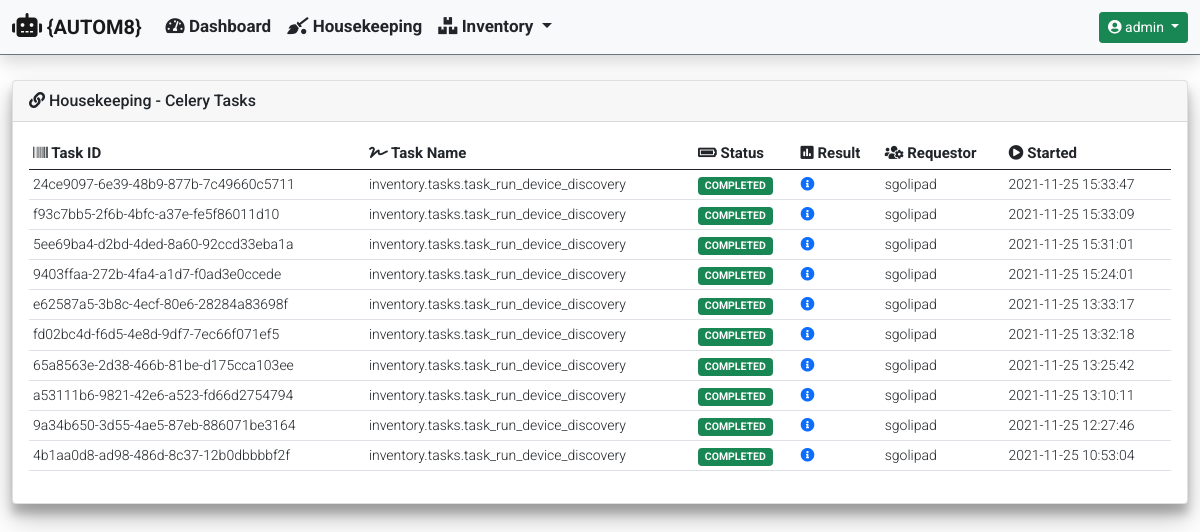
Page /housekeeping/ (signed in) on the earlier database version.
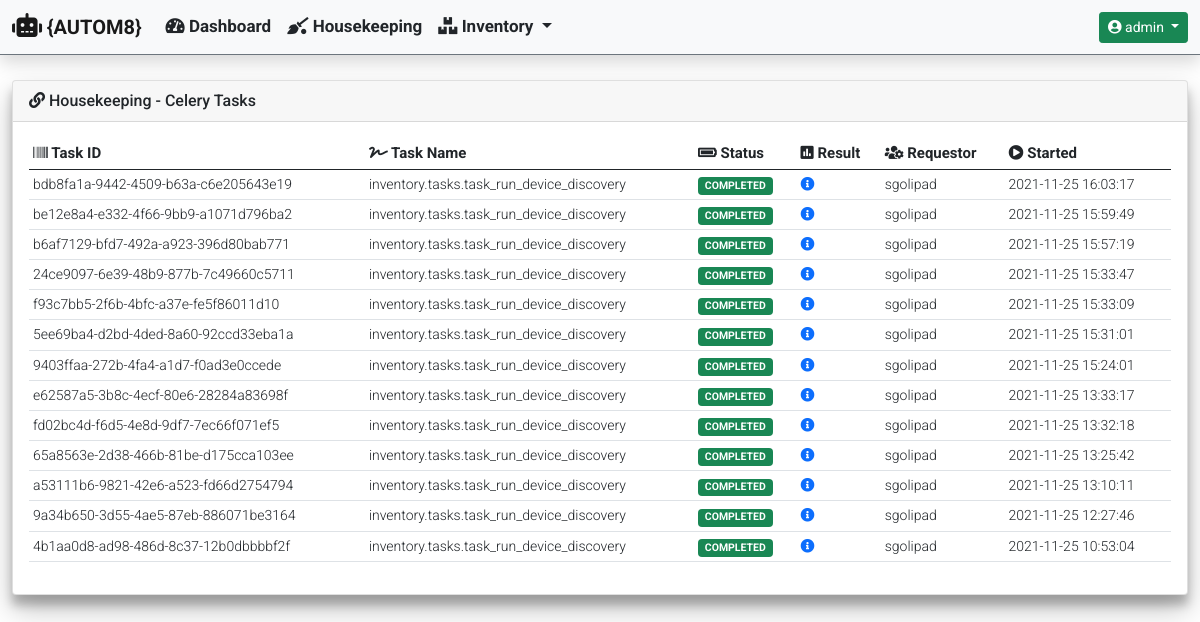
Same page on the later database version.
### housekeeping/models.py (models this page shows)
class CeleryJobResults(models.Model):
    task_id = models.UUIDField(
        primary_key=True,
        default=uuid.uuid4,
        max_length=255
    )
    task_name = models.CharField(max_length=255)
    task_status = models.CharField(max_length=255)
    task_result = models.CharField(max_length=255)
    task_requested_by = models.CharField(max_length=255)
    start_time = models.DateTimeField()

### housekeeping/views.py (the view)
def housekeeping_celery_tasks(request):
    hostname = 'celery@' + str(gethostname())
    tasks = current_app.control.inspect([hostname])
    tasks_list = CeleryJobResults.objects.all().order_by('-start_time')
    context = {
            'title': 'Housekeeping - Celery Tasks',
            'card_header': 'Housekeeping - Celery Tasks',
            'data': {
                'tasks_list': tasks_list
            }
        }
    if tasks.stats():
        data = {
            'celery_information': {
                'celery_statistics': tasks.stats(),
                'registered_tasks': tasks.registered_tasks()[hostname],
                'scheduled_tasks': tasks.scheduled()[hostname],
                'active_tasks': tasks.active()[hostname],
                'reserved_tasks': tasks.reserved()
            }
        }
        context['data'].update(data)
        return render(
            request,
            'housekeeping/housekeeping_celery_tasks.html',
            context
        )
    else:
        return render(
                request,
                'housekeeping/housekeeping_celery_tasks.html',
                context
            )

### templates/housekeeping/housekeeping_celery_tasks.html (shortened to what this page needs)
{% extends "base_template/base.html"%}
{% block content %}
{% if data.tasks_list %}
<div class="col-md-12">
    <div class="table-responsive rounded">
        <table id="celery_completed_tasks" class="table table-hover table-sm" style="width:100%">
            <thead>
                <tr>
                    <th><i class="fas fa-barcode"></i> Task ID</th>
                    <th><i class="fas fa-signature"></i> Task Name</th>
                    <th><i class="fas fa-battery-full"></i> Status</th>
                    <th><i class="fas fa-poll"></i> Result</th>
                    <th><i class="fas fa-users-cog"></i> Requestor</th>
                    <th><i class="fas fa-play-circle"></i> Started</th>
                </tr>
            </thead>
            <tbody>
                {% for completed_task in data.tasks_list %}
                <tr>
                    <td>{{ completed_task.task_id }}</td>
                    <td>{{ completed_task.task_name }}</td>
                    <td>
                        {% if 'COMPLETED' in completed_task.task_status %}
                            <span class="badge bg-success">{{ completed_task.task_status }}</span>
                        {% else %}
                            <span class="badge bg-danger">{{ completed_task.task_status }}</span>
                        {% endif %}
                    </td>
                    <td>
                        <a href="#" data-bs-toggle="modal" data-bs-target="#task_result_modal">
                            <i class="fas fa-info-circle"></i>
                        </a>
                    </td>
                    <td>{{ completed_task.task_requested_by }}</td>
                    <td>{{ completed_task.start_time|date:"Y-m-d H:i:s" }}</td>
                </tr>
                {% endfor %}
            </tbody>
        </table>
    </div>
</div>
{% endif %}
{% endblock %}

### templates/base_template/base.html (shortened to what this page needs)
{% load static %}
<!doctype html>
<html lang="en">
  <head>
    <link href="https://cdn.jsdelivr.net/npm/bootstrap@5.0.2/dist/css/bootstrap.min.css" rel="stylesheet">
    <link rel="stylesheet" href="https://cdnjs.cloudflare.com/ajax/libs/font-awesome/5.15.3/css/all.min.css" />
    <link rel="stylesheet" type="text/css" href="{% static 'css/custom.css' %}">
  </head>
  <body class="d-flex flex-column h-100">
    {% include 'navbar/navbar.html' %}
    <main class="container-fluid">
      <section>
          <div class="row">
            <div class="col-md-12">
                <div class="card">
                  {% if card_header %}
                  <div class="card-header">
                    <i class="fas fa-link"></i>
                      {{ card_header }}
                  </div>
                  {% endif %}
                  <div class="card-body">
                      {% block content %}
                      {% endblock %}
                  </div>
                </div>
            </div>
          </div>
      </section>
    </main>
  </body>
</html>

### templates/navbar/navbar.html (shortened to what this page needs)
{% if user.is_authenticated %}
<nav class="navbar navbar-expand-md navbar-light bg-light fixed-top border-bottom border-secondary shadow">
  <div class="container-fluid">
    <a class="navbar-brand" href="#">
      <i class="fas fa-robot" style="font-size: 24px;"></i>
      {AUTOM8}
    </a>
    <div class="collapse navbar-collapse" id="navbarCollapse">
      <ul class="navbar-nav me-auto mb-2 mb-md-0">
        <li class="nav-item">
          <a class="nav-link text-dark" href="{% url 'dashboard:dashboard' %}">
            <i class="fas fa-tachometer-alt"></i>
            Dashboard
          </a>
        </li>
        <li class="nav-item">
          <a class="nav-link text-dark" href="{% url 'housekeeping:housekeeping_celery_tasks' %}">
            <i class="fas fa-quidditch"></i>
            Housekeeping
          </a>
        </li>
        <li class="nav-item dropdown">
          <a class="nav-link dropdown-toggle text-dark" href="#" id="InventoryDropdown" role="button"
            data-bs-toggle="dropdown" aria-expanded="false">
            <i class="fas fa-boxes"></i>
            Inventory
          </a>
        </li>
      </ul>
      <div class="dropdown">
        <a class="btn btn-sm btn-success dropdown-toggle" href="#" role="button" id="UserProfileDropdown"
          data-bs-toggle="dropdown" aria-expanded="false">
          <i class="fas fa-user-circle"></i>
          {{ user.username }}
        </a>
      </div>
    </div>
  </div>
</nav>
{% endif %}

### static/css/custom.css (style rules this page uses)
nav { font-family: 'Roboto', sans-serif; font-weight: 700; font-size: 17px; height: 55px; top: 0; }
body { font-family: 'Roboto', sans-serif; font-weight: 400; font-size: 14px; overflow-y: scroll; min-height: 75rem; padding-top: 5rem; height: 100%; }
.card { position: relative; box-shadow: 0 14px 28px rgba(0, 0, 0, 0.25), 0 10px 10px rgba(0, 0, 0, 0.22); }
.card-header { font-family: 'Roboto', sans-serif; font-weight: 500; font-size: 16px; }
th { font-family: 'Roboto', sans-serif; font-weight: 700; font-size: 15px; }
td { font-family: 'Roboto', sans-serif; font-weight: 300; font-size: 14px; }

Differences in the rows shown:
added CeleryJobResults: task_id "bdb8fa1a-9442-4509-b63a-c6e205643e19", task_name "inventory.tasks.task_run_device_discovery", task_status "COMPLETED", task_requested_by "sgolipad", start_time "2021-11-25 16:03:17"
added CeleryJobResults: task_id "be12e8a4-e332-4f66-9bb9-a1071d796ba2", task_name "inventory.tasks.task_run_device_discovery", task_status "COMPLETED", task_requested_by "sgolipad", start_time "2021-11-25 15:59:49"
added CeleryJobResults: task_id "b6af7129-bfd7-492a-a923-396d80bab771", task_name "inventory.tasks.task_run_device_discovery", task_status "COMPLETED", task_requested_by "sgolipad", start_time "2021-11-25 15:57:19"
